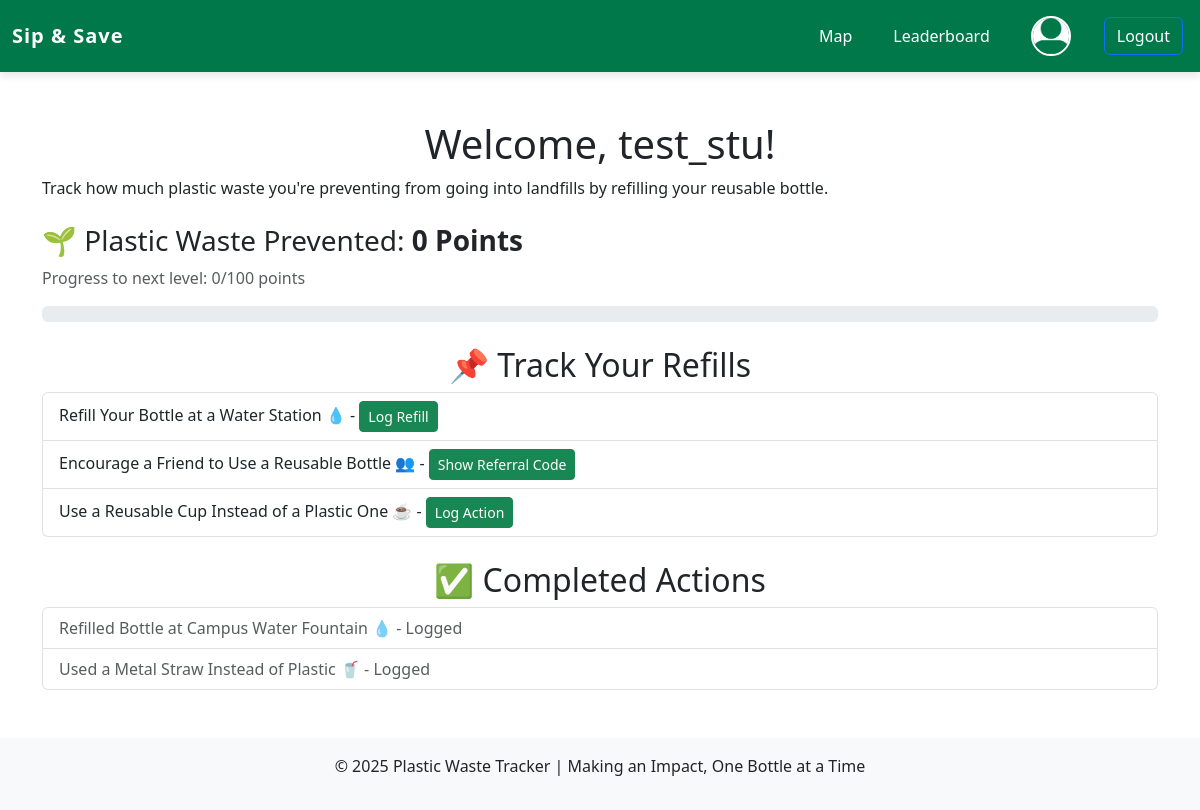
The app's page /envapp/student_dashboard/ (signed in), older data.
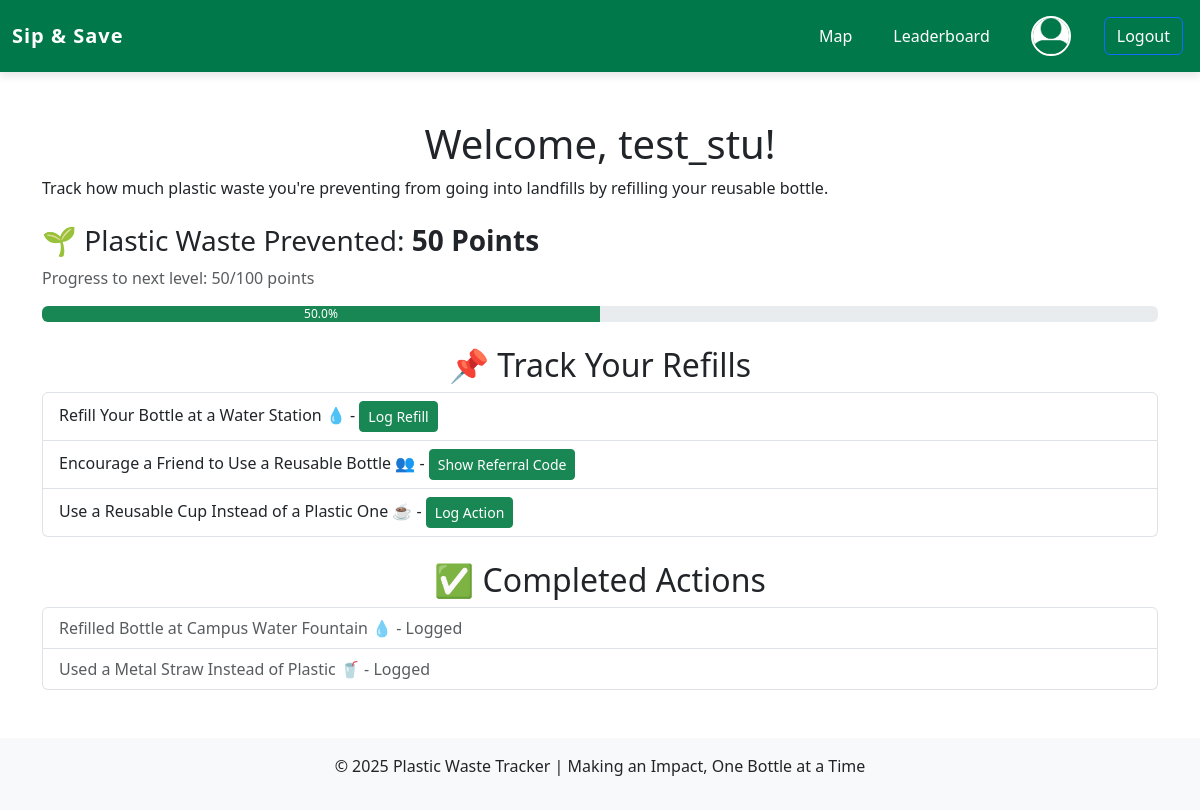
The same page, newer data.
### envapp/models.py (models this page shows, shortened)
class UserTable(AbstractUser):
    role = models.CharField(max_length=30, default='user')
    points = models.IntegerField(default=0)
    referral_code = models.CharField(
        max_length=10, blank=True, null=True, unique=True)
    profile_picture = models.ImageField(
        upload_to='profile_pics/', blank=True, null=True)

### envapp/views.py (the view)
# urls.py: path('student_dashboard/', views.student_dashboard, name='student_dashboard'),
@login_required
def student_dashboard(request):
    level_goal = 100  # Set a fixed goal of 100 points
    raw_percentage = (request.user.points / level_goal) * \
        100 if level_goal > 0 else 0
    progress_percentage = min(100, round(raw_percentage, 1))
    context = {
        'user': request.user,
        'level_goal': level_goal,
        'progress_percentage': progress_percentage,
    }
    return render(request, 'envapp/student_dashboard.html', context)

### envapp/templates/envapp/student_dashboard.html (shortened to what this page needs)
{% include 'envapp/navbar.html' %}
{% load static %}
{% block content %}
<!DOCTYPE html>
<html lang="en">
<head>
  <link rel="stylesheet" href="{% static 'css/style.css' %}">
  <link rel="stylesheet" href="https://cdn.jsdelivr.net/npm/bootstrap@5.3.0/dist/css/bootstrap.min.css">
</head>
<body>
  <div class="container mt-5">
    <h1>Welcome, {{ user.username }}!</h1>
    <p>Track how much plastic waste you're preventing from going into landfills by refilling your reusable bottle.</p>
    <h3 class="mt-4">
      🌱 Plastic Waste Prevented: <strong>{{ user.points }} Points</strong>
    </h3>
    <div class="progress-container">
      <p class="text-muted">Progress to next level: {{ user.points }}/{{ level_goal }} points</p>
      <div class="progress">
        <div class="progress-bar bg-success" role="progressbar" style="width: {{ progress_percentage }}%"
          aria-valuenow="{{ user.points }}" aria-valuemin="0" aria-valuemax="{{ level_goal }}">
          {{ progress_percentage }}%
        </div>
      </div>
    </div>
    <h2 class="mt-4">📌 Track Your Refills</h2>
    <ul class="list-group">
      <li class="list-group-item">
        Refill Your Bottle at a Water Station 💧 -
        <button onclick="goToScanPage()" class="btn btn-success btn-sm">Log Refill</button>
      </li>
      <li class="list-group-item">
        Encourage a Friend to Use a Reusable Bottle 👥 -
        <button id="getCode" class="btn btn-success btn-sm">Show Referral Code</button>
      </li>
      <li class="list-group-item">
        Use a Reusable Cup Instead of a Plastic One ☕ -
        <button class="btn btn-success btn-sm">Log Action</button>
      </li>
    </ul>
    <h2 class="mt-4">✅ Completed Actions</h2>
    <ul class="list-group">
      <li class="list-group-item text-muted">
        Refilled Bottle at Campus Water Fountain 💧 - Logged
      </li>
      <li class="list-group-item text-muted">
        Used a Metal Straw Instead of Plastic 🥤 - Logged
      </li>
    </ul>
  </div>
  <footer class="text-center mt-5 py-3 bg-light">
    <p>© 2025 Plastic Waste Tracker | Making an Impact, One Bottle at a Time</p>
  </footer>
</body>
</html>
{% endblock %}

Row changes from the older to the newer data that the page shows:
changed UserTable "test_stu": points "0" → "50"
Text that changed along with them:
{{ progress_percentage }}: (not shown) → "50.0"
